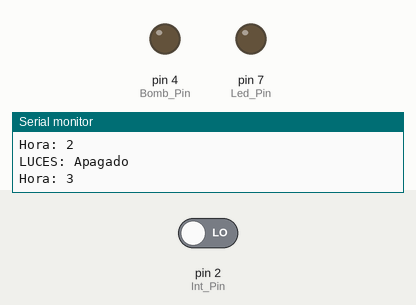
Simulated run of this sketch. Board: Arduino Uno, built with avr-gcc and run on an emulated ATmega328P. Parts: output pins drawn as LEDs (lit = HIGH), the last lines printed to the serial monitor. The inputs (shaded band) are chosen by the test bench; at power-on: pin 2 (Int_Pin) LOW.

Above: at 2.8 s.
2.9 s: pin 2 (Int_Pin) driven HIGH
At 4.0 s:
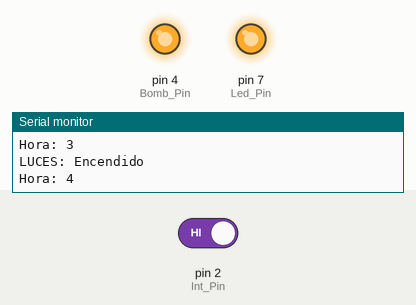
4.5 s: pin 2 (Int_Pin) driven LOW
At 5.5 s:
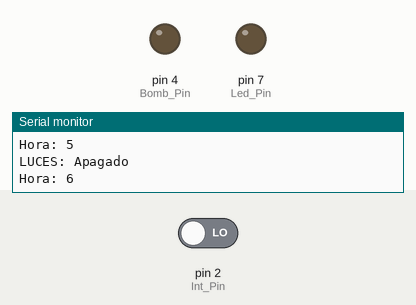
Timing chart, 0 to 7.5 s (numbered marks = the images above; inputs shaded):
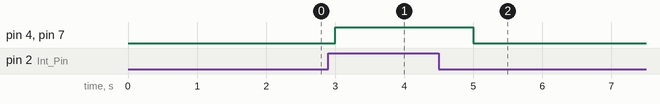

Measured:
- after the input at 2.9 s, pin 4 (Bomb_Pin), pin 7 (Led_Pin): LOW → HIGH after 0.10 s
- after the input at 4.5 s, pin 4 (Bomb_Pin), pin 7 (Led_Pin): HIGH → LOW after 0.50 s

The sketch:

clasearduino4_02codigo.ino
```cpp
// Código Ejemplo
int Led_Pin = 7;
int Fot_Pin = A0;
int Bomb_Pin = 4;
int Int_Pin = 2;
int sensorValue = 0;
int inputValue = 0;
int counter = 0;
// Limites Invierno
int start1 = 18;
int stop1 = 9;
// Limites Verano
int start2 = 20;
int stop2 = 9;
void setup()
{
Serial.begin(9600);
pinMode(Bomb_Pin, OUTPUT);
pinMode(Led_Pin, OUTPUT);
pinMode(Int_Pin, INPUT);
}
void loop()
{
// Lectura Digital
inputValue = digitalRead(Int_Pin);
if (inputValue == HIGH)
{
Serial.println("LUCES: Encendido");
digitalWrite(Led_Pin, 1);
digitalWrite(Bomb_Pin, 1);
}
else
{
if(counter >= start1)
{
// Lectura Analógica
sensorValue = analogRead(Fot_Pin);
if(sensorValue < 500)
{
Serial.println("LUCES: Encendido");
digitalWrite(Led_Pin, 1);
 digitalWrite(Bomb_Pin, 1);
} else {
Serial.println("LUCES: Apagado");
digitalWrite(Led_Pin, 0);
 digitalWrite(Bomb_Pin, 0);
}
}
else
{
Serial.println("LUCES: Apagado");
digitalWrite(Led_Pin, 0);
  digitalWrite(Bomb_Pin, 0);
}
}
counter++;
Serial.print("Hora: ");
Serial.println(counter);
if (counter == 24)
{
counter =0;
}
 delay(1000);
}
```
